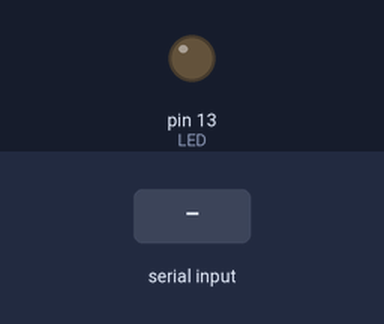
Bench run of a sketch on a simulated Arduino Uno, built with avr-gcc and run on an emulated ATmega328P. Shown: output pins drawn as LEDs (lit = HIGH). Inputs (shaded band) come from the test bench. What the sketch prints to the serial monitor is not drawn.

Above: at 1.2 s.
1.3 s: "b" received over Serial
At 1.7 s:
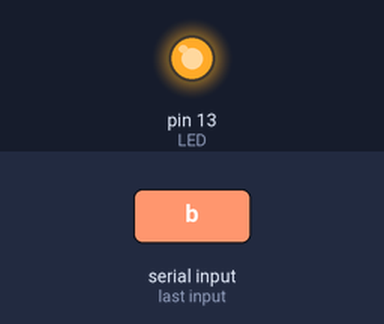
Timing chart, 0 to 4.3 s (numbered marks = the images above; inputs shaded):
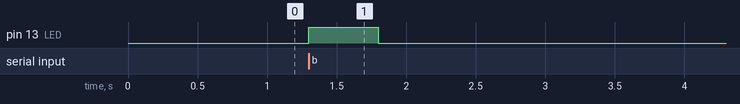

The sketch:

src.ino
```cpp
// (licence header left out)
const uint8_t LED = 13;
const uint8_t WAITING = 0;
const uint8_t START_NEW_EXPT = 1;
const uint8_t RUNNING = 2;

bool sentOneLetterR = false;
uint8_t experimentState = WAITING;
uint32_t timeWas = 0;
uint32_t bigTimeWas = 0;
uint32_t timeIs = 0;
uint32_t interval = 2000;
uint32_t bigInterval = 12000;
uint32_t experimentStartTime = 0;

// TODO: this is a placeholder for an actual button press
bool button = false;

//// FUNCTIONS ////
void blink(uint8_t pin, uint16_t time_ms)
{
    digitalWrite(pin, HIGH);
    delay(time_ms);
    digitalWrite(pin, LOW);
}

void startExperiment(void)
{
    experimentStartTime = millis();
}

void runExperiment(void)
{
    // emulate users sending some button presses
    timeIs = millis();
    if (timeIs - timeWas > interval) {
        Serial.print(timeIs - experimentStartTime);
        Serial.println(", red, left");
        timeWas = timeIs;
    }
    if (timeIs - bigTimeWas > bigInterval) {
        Serial.println("r");
        bigTimeWas = timeIs;
    }
}


//// APP ////
void setup() {
    Serial.begin(9600);
    pinMode(LED, OUTPUT);
    // print the header for the CSV file
    Serial.println("");
}

void loop() {
    switch(experimentState) {

        case (WAITING):
            if ((Serial.available()) && (Serial.read() == 'b'))
                experimentState = START_NEW_EXPT;
            break;

        case (START_NEW_EXPT):
            blink(LED, 500);
            startExperiment();
            experimentState = RUNNING;
            break;

        case (RUNNING):
            if (Serial.available()) {
                char inByte = Serial.read();
                //if (inByte == 'r')
                //    sentOneLetterR = true;
                if (inByte == 'b')
                    experimentState = START_NEW_EXPT;
                if (inByte == 's')
                    experimentState = WAITING;
            }
            // else {
                runExperiment();
            // }
            break;
    }
}
```

Measured:
- after the input at 1.3 s, pin 13 (LED): LOW → HIGH at once, → LOW 0.50 s later
